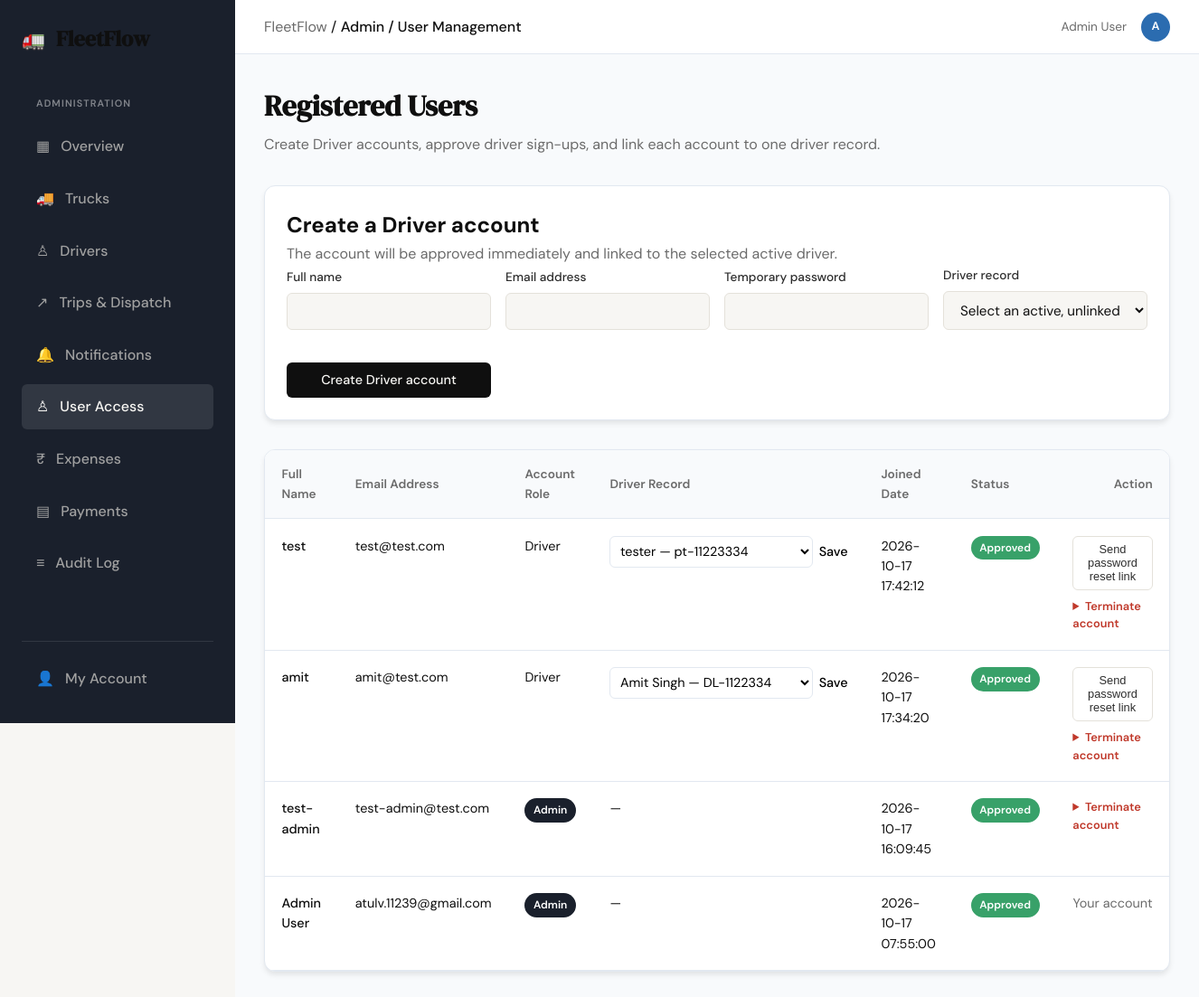
Page /admin/users (signed in) on the committed database.
### tables this page shows
CREATE TABLE users (
                user_id INTEGER PRIMARY KEY AUTOINCREMENT,
                email TEXT NOT NULL UNIQUE,
                password TEXT NOT NULL,
                is_approved BOOLEAN DEFAULT 0,
                role TEXT CHECK(role IN ('Admin', 'User')) DEFAULT 'User',
                created_at DATETIME DEFAULT CURRENT_TIMESTAMP
            , full_name TEXT, is_rejected BOOLEAN NOT NULL DEFAULT 0, is_terminated BOOLEAN NOT NULL DEFAULT 0, terminated_at DATETIME, job_role TEXT NOT NULL DEFAULT 'User', requested_role TEXT NOT NULL DEFAULT 'User', driver_id INTEGER REFERENCES drivers(driver_id));

CREATE TABLE drivers (
                driver_id INTEGER PRIMARY KEY AUTOINCREMENT,
                name TEXT NOT NULL,
                license_number TEXT NOT NULL UNIQUE,
                contact_info TEXT,
                status TEXT CHECK(status IN ('Active', 'On Leave')) DEFAULT 'Active'
            , is_terminated BOOLEAN NOT NULL DEFAULT 0, terminated_at DATETIME, termination_reason TEXT, owner_user_id INTEGER REFERENCES users(user_id));

### app.py (the view)
@app.route("/admin/users")
@admin_required
def admin_users():
    session.setdefault("csrf_token", secrets.token_urlsafe(32))
    conn = get_db()
    rows = conn.execute(
        "SELECT users.user_id, users.full_name, users.email, users.created_at, "
        "users.is_approved, users.is_rejected, "
        "users.is_terminated, users.terminated_at, users.role, users.job_role, "
        "users.requested_role, users.driver_id, drivers.name AS driver_name "
        "FROM users LEFT JOIN drivers ON drivers.driver_id = users.driver_id "
        "ORDER BY users.created_at DESC, users.user_id DESC"
    ).fetchall()
    users = [dict(row) for row in rows]
    drivers = conn.execute(
        "SELECT drivers.driver_id, drivers.name, drivers.license_number, "
        "drivers.status, users.user_id AS linked_user_id "
        "FROM drivers LEFT JOIN users ON users.driver_id = drivers.driver_id "
        "WHERE (drivers.is_terminated = 0 AND drivers.status = 'Active') "
        "OR users.user_id IS NOT NULL "
        "ORDER BY drivers.name COLLATE NOCASE"
    ).fetchall()
    reset_requests = conn.execute(
        "SELECT users.user_id, users.full_name, users.email, "
        "MAX(password_reset_tokens.created_at) AS requested_at "
        "FROM password_reset_tokens "
        "JOIN users ON users.user_id = password_reset_tokens.user_id "
        "WHERE users.role = 'User' AND users.is_approved = 1 "
        "AND users.is_rejected = 0 AND users.is_terminated = 0 "
        "AND password_reset_tokens.requested_by IS NULL "
        "AND password_reset_tokens.delivery_status = 'admin_queue' "
        "AND password_reset_tokens.used_at IS NULL "
        "AND password_reset_tokens.expires_at > CURRENT_TIMESTAMP "
        "GROUP BY users.user_id, users.full_name, users.email "
        "ORDER BY requested_at DESC LIMIT 50"
    ).fetchall()
    conn.close()
    return render_template(
        "admin_users.html",
        users=users,
        drivers=drivers,
        reset_requests=reset_requests,
        current_user_id=session['user_id'],
        super_admin_email=SUPER_ADMIN_EMAIL,
        csrf_token=session["csrf_token"],
        block_content='dashboard'
    )

### templates/admin_users.html (shortened to what this page needs)
{% extends "base.html" %}
{% block breadcrumb %}Admin / User Management{% endblock %}
{% block content_dashboard %}
<div class="dashboard-page">
    <div class="panel-header" style="display: flex; justify-content: space-between; align-items: center; margin-bottom: 2rem;">
        <div>
            <h1 style="font-family: var(--font-display); font-size: 2rem; color: var(--ink); margin: 0;">Registered Users</h1>
            <p style="color: var(--ink-muted); margin-top: 0.25rem;">Create Driver accounts, approve driver sign-ups, and link each account to one driver record.</p>
        </div>
    </div>
    <section class="table-container" style="padding: 1.5rem; margin-bottom: 2rem;">
        <h2 style="margin-top: 0;">Create a Driver account</h2>
        <p style="color: var(--ink-muted);">
            The account will be approved immediately and linked to the selected active driver.
        </p>
        <form action="{{ url_for('create_driver_account') }}" method="POST"
              style="display: grid; grid-template-columns: repeat(auto-fit, minmax(180px, 1fr)); gap: 1rem; align-items: end;">
            <div class="form-group">
                <label for="new-driver-name">Full name</label>
                <input id="new-driver-name" name="full_name" class="form-input"
                       autocomplete="name" maxlength="120" required>
            </div>
            <div class="form-group">
                <label for="new-driver-email">Email address</label>
                <input id="new-driver-email" name="email" type="email" class="form-input"
                       autocomplete="email" maxlength="254" required>
            </div>
            <div class="form-group">
                <label for="new-driver-password">Temporary password</label>
                <input id="new-driver-password" name="password" type="password" class="form-input"
                       minlength="8" maxlength="128" autocomplete="new-password" required>
            </div>
            <div class="form-group">
                <label for="new-driver-record">Driver record</label>
                <select id="new-driver-record" name="driver_id" class="form-input" required>
                    <option value="">Select an active, unlinked driver</option>
                </select>
            </div>
            <button type="submit" class="btn-primary">Create Driver account</button>
        </form>
    </section>
    <div class="table-container">
        <table class="fleet-table">
            <thead style="background: var(--bg-main);">
                <tr>
                    <th>Full Name</th>
                    <th>Email Address</th>
                    <th>Account Role</th>
                    <th>Driver Record</th>
                    <th>Joined Date</th>
                    <th>Status</th>
                    <th style="text-align: right;">Action</th>
                </tr>
            </thead>
            <tbody>
                {% for user in users %}
                <tr>
                    <td style="font-weight: 500;">{{ user.full_name or user.email }}</td>
                    <td>{{ user.email }}</td>
                    <td>
                        {% if not user.is_approved and not user.is_rejected and not user.is_terminated %}
                        <span>{{ 'Driver' if user.requested_role != 'Admin' else 'Admin' }}</span>
                        <span class="status-badge {% if user.requested_role == 'Admin' %}badge-trip{% else %}badge-available{% endif %}">Requested</span>
                        {% elif user.role == 'Admin' %}
                        <span class="status-badge badge-terminated">Admin</span>
                        {% else %}
                        <span>Driver</span>
                        {% endif %}
                    </td>
                    <td>
                        {% if user.role == 'User' and user.is_approved and not user.is_rejected and not user.is_terminated %}
                        <form action="{{ url_for('assign_user_driver', id=user.user_id) }}" method="POST" class="role-assignment-form">
                            <select name="driver_id" aria-label="Driver record for {{ user.email }}">
                                {% for driver in drivers if not driver.linked_user_id or driver.linked_user_id == user.user_id %}
                                <option value="{{ driver.driver_id }}" {% if user.driver_id == driver.driver_id %}selected{% endif %}>
                                    {{ driver.name }} — {{ driver.license_number }}{% if driver.status != 'Active' %} ({{ driver.status }}){% endif %}
                                </option>
                                {% endfor %}
                            </select>
                            <button type="submit" class="link-button">Save</button>
                        </form>
                        {% elif user.role == 'User' and user.requested_role != 'Admin' and not user.is_approved and not user.is_rejected %}
                        <span>Choose when approving</span>
                        {% elif user.role == 'User' %}
                        {{ user.driver_name or 'Not linked' }}
                        {% else %}
                        —
                        {% endif %}
                    </td>
                    <td>{{ user.created_at }}</td>
                    <td>
                        {% if user.is_terminated %}
                        <span class="status-badge badge-terminated">Terminated</span>
                        {% elif user.is_approved %}
                        <span class="status-badge badge-available">Approved</span>
                        {% elif user.is_rejected %}
                        <span class="status-badge badge-maint">Rejected</span>
                        {% else %}
                        <span class="status-badge badge-maint">Pending Approval</span>
                        {% endif %}
                    </td>
                    <td style="text-align: right;">
                        {% if not user.is_terminated and user.user_id != current_user_id and not (super_admin_email and user.email == super_admin_email) %}
                        <div class="admin-user-actions">
                        {% if user.role == 'User' and user.is_approved and not user.is_rejected %}
                        <form action="{{ url_for('admin_user_password_reset', id=user.user_id) }}" method="POST">
                            <button type="submit" class="btn-ghost" style="padding: 0.4rem 0.8rem; font-size: 0.8rem;">Send password reset link</button>
                        </form>
                        {% endif %}
                        <details class="terminate-details">
                            <summary class="terminate-summary">Terminate account</summary>
                        </details>
                        </div>
                        {% elif user.is_terminated %}
                        <span class="terminated-at">Terminated {{ user.terminated_at or '' }}</span>
                        {% else %}
                        <span style="color: var(--ink-muted);">Your account</span>
                        {% endif %}
                    </td>
                </tr>
                {% endfor %}
            </tbody>
        </table>
    </div>
</div>
{% endblock %}

### templates/base.html (shortened to what this page needs)
<!DOCTYPE html>
<html lang="en">
<head>
    <link rel="stylesheet" href="{{ url_for('static', filename='css/style.css') }}">
</head>
<body class="{{ 'dashboard-body' if block_content == 'dashboard' else '' }}">
    {% if block_content == 'dashboard' %}
    <div class="dashboard-layout">
        <aside class="sidebar">
            <div class="sidebar-header">
                <span class="brand-icon">🚛</span>
                <span class="brand-name">FleetFlow</span>
            </div>
            <nav class="sidebar-nav">
                {% if session.get('is_admin') or session.get('role') == 'Admin' %}
                <span class="nav-section-label">Administration</span>
                <a href="{{ url_for('admin_dashboard') }}" class="nav-item{% if request.endpoint == 'admin_dashboard' %} active{% endif %}"><span>▦</span> Overview</a>
                <a href="{{ url_for('trucks') }}" class="nav-item{% if request.endpoint in ('trucks', 'add_truck', 'edit_truck', 'delete_truck') %} active{% endif %}"><span>🚚</span> Trucks</a>
                <a href="{{ url_for('drivers') }}" class="nav-item{% if request.endpoint in ('drivers', 'add_driver', 'edit_driver', 'upload_driver_document', 'download_driver_document') %} active{% endif %}"><span>♙</span> Drivers</a>
                <a href="{{ url_for('trips') }}" class="nav-item{% if request.endpoint in ('trips', 'create_trip', 'update_trip_status', 'update_trip_freight', 'record_trip_payment') %} active{% endif %}"><span>↗</span> Trips & Dispatch</a>
                <a href="{{ url_for('admin_notifications') }}" class="nav-item{% if request.endpoint in ('admin_notifications', 'admin_notification_count') %} active{% endif %}">
                    <span>🔔</span> Notifications
                </a>
                <a href="{{ url_for('admin_users') }}" class="nav-item{% if request.endpoint in ('admin_users', 'approve_user', 'reject_user') %} active{% endif %}"><span>♙</span> User Access</a>
                <a href="{{ url_for('expenses') }}" class="nav-item{% if request.endpoint in ('expenses', 'review_expense', 'correct_expense_amount') %} active{% endif %}"><span>₹</span> Expenses</a>
                <a href="{{ url_for('payments') }}" class="nav-item{% if request.endpoint in ('payments', 'correct_payment_amount') %} active{% endif %}"><span>▤</span> Payments</a>
                <a href="{{ url_for('admin_audit') }}" class="nav-item{% if request.endpoint == 'admin_audit' %} active{% endif %}"><span>≡</span> Audit Log</a>
                {% endif %}
            </nav>
            <div class="sidebar-footer">
                <a href="{{ url_for('account') }}" class="nav-item{% if request.endpoint == 'account' %} active{% endif %}"><span>👤</span> My Account</a>
            </div>
        </aside>
        <div class="app-container">
            <nav class="top-bar">
                <div class="breadcrumbs">
                    <span style="color: var(--ink-muted);">FleetFlow</span> /
                    <span style="color: var(--ink); font-weight: 500;">{% block breadcrumb %}Dashboard{% endblock %}</span>
                </div>
                <div class="user-profile" style="display: flex; align-items: center; gap: 1rem;">
                    {% set profile_name = session.get('full_name') or session.get('email', 'Account') %}
                    <span style="font-size: 0.85rem; color: var(--ink-muted);">{{ profile_name }}</span>
                    <div aria-label="{{ profile_name }}" title="{{ profile_name }}" style="width: 32px; height: 32px; border-radius: 50%; background: var(--industry-blue); color: white; display: flex; align-items: center; justify-content: center; font-size: 0.8rem; font-weight: 600;">{{ session.get('avatar_initials') or profile_name[:1]|upper }}</div>
                </div>
            </nav>
            <main class="main-content" style="padding: 2rem;">
                {% block content_dashboard %}{% endblock %}
            </main>
        </div>
    </div>
    {% endif %}
</body>
</html>

### rows in the picture
users: full_name "Admin User", email "atulv.11239@gmail.com", is_approved "Admin", created_at "2026-10-17 07:55:00", is_terminated "Approved"
users: full_name "test", email "test@test.com", is_approved "Driver", driver_id "tester — pt-11223334", created_at "2026-10-17 17:42:12", is_terminated "Approved"
users: full_name "amit", email "amit@test.com", is_approved "Driver", driver_id "Amit Singh — DL-1122334", created_at "2026-10-17 17:34:20", is_terminated "Approved"
users: full_name "test-admin", email "test-admin@test.com", is_approved "Admin", created_at "2026-10-17 16:09:45", is_terminated "Approved"

### other values in the picture
{{ session.get('avatar_initials') or profile_name[:1]|upper }} "A"
